Frame 1 (no input): blank canvas, image omitted
Frame 60 (the mouse pressed at the canvas centre just before this capture): blank canvas, image omitted
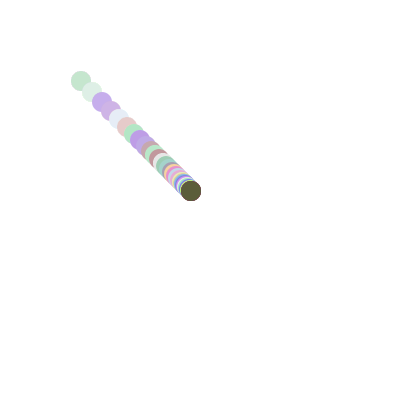
Frame 120 (the mouse held since frame 60 and released just before this capture)

The Processing sketch whose frames 1 and 60 were blank and that drew this single picture after the mouse press (run headless with seeded random() and noise(); from frame 60 on, the mouse is pressed at the canvas centre):

// Processing sketch: processing_93544
// ── processing_93544.pde

int p1=mouseX;
int p2=mouseY;

void setup() {  // setup() runs once
  size(400, 400);
  background(255);
  noStroke();
  fill(random(0,100),random(0,100));

}
 
void draw() {  

setMouseCircle();
 
setSquareMiddle(); 

setBubbles(); 
}

 //Creates random Bubbles
 void setBubbles(){ 
 float r1 = random(0,400);
 float r2 = random(0,400);  
 float r3 = random(10,60);
 float r4 = random(10,60);
   if(mousePressed && mouseButton == LEFT) {
    smooth();
    fill(random(0,255),random(0,255),random(0,255));
   if((r1+(r3/2))<60|(r1-(r3/2))>340|(r2+(r4/2))<55|(r2-(r4/2))>340){
    stroke(r1,r2,r3,r4);
    line(r1,r2,r3,r4);
    fill(random(0,255),random(0,255));
    ellipse(r1,r2,r3,r4);
    }    
 }
 }
 //Follow Mouse with circles  
 void setMouseCircle(){
 p1= (9*p1 + mouseX) / 10;
 p2= (9*p2 + mouseY) / 10;
 fill(random(0,255),random(0,255),random(0,255));
 if((p1-20)>50&&(p2-20)>50&&(p1+20)<350&&(p2+20)<350){ //Just in square
 ellipse(p1, p2, 20,20);
 }
 }    
    
 //White Square Middle
 void setSquareMiddle(){
 fill(255, 5);
 rect(50,50,width-100, height-100);
 }


  
